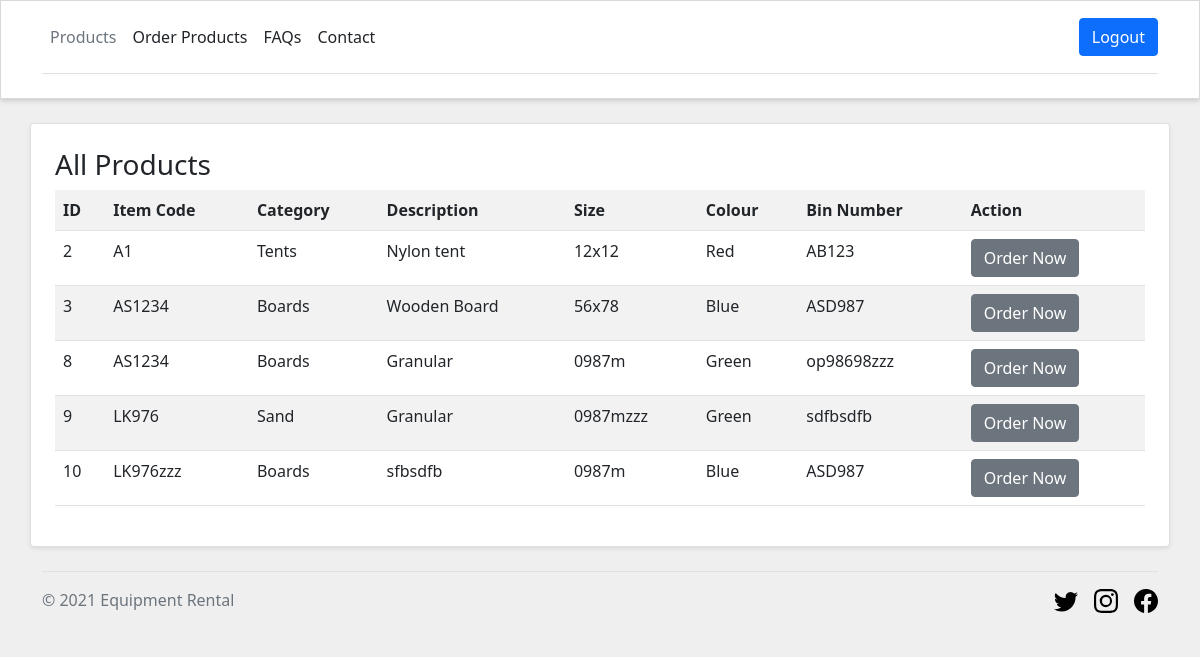
The page / (signed in) on the database its author committed.
### tables this page shows
CREATE TABLE `items` (
  `id` int(11) NOT NULL AUTO_INCREMENT,
  `item_code` varchar(256) DEFAULT NULL,
  `category` text DEFAULT NULL,
  `description` text DEFAULT NULL,
  `size` varchar(256) DEFAULT NULL,
  `color` text DEFAULT NULL,
  `bin_number` varchar(256) DEFAULT NULL,
  `created` timestamp NULL DEFAULT current_timestamp(),
  PRIMARY KEY (`id`)
);

### index.php (the view, shortened to what this page needs)
<?php
require_once("config/db.php");
$query = "SELECT * FROM `items`";
$result = mysqli_query($connection, $query);
?>
<?php require_once("header.php"); ?>
<section>
    <div class="container card rounded bg-white shadow-sm my-4 p-4">
        <h3>All Products</h3>
        <table class="table table-striped table-hover">
            <tr>
                <th>ID</th>
                <th>Item Code</th>
                <th>Category</th>
                <th>Description</th>
                <th>Size</th>
                <th>Colour</th>
                <th>Bin Number</th>
                <?php if(isset($_SESSION['user'])){ ?>
                    <th>Action</th>
                <?php } ?>
            </tr>
            <?php
            if($result->num_rows > 0){
                while($all_products = mysqli_fetch_array($result)){
            ?>
            <tr>
                <td><?php echo $all_products['id']; ?></td>
                <td><?php echo $all_products['item_code']; ?></td>
                <td><?php echo $all_products['category']; ?></td>
                <td><?php echo $all_products['description']; ?></td>
                <td><?php echo $all_products['size']; ?></td>
                <td><?php echo $all_products['color']; ?></td>
                <td><?php echo $all_products['bin_number']; ?></td>
                <td>
                <?php if(isset($_SESSION['user'])){ ?>
                    <a class="btn btn-secondary" href="order_product.php?id=<?php echo $all_products['id']; ?>">Order Now</a></td>
                <?php } ?>
            </tr>
            <?php }} ?>
        </table>
    </div>
</section>
<?php require_once("footer.php"); ?>

### resources/css/site.css (style rules this page uses)
body { background-color: #efefef !important; }

### rows shown on the page
items: id "2", item_code "A1", category "Tents", description "Nylon tent", size "12x12", color "Red", bin_number "AB123"
items: id "3", item_code "AS1234", category "Boards", description "Wooden Board", size "56x78", color "Blue", bin_number "ASD987"
items: id "8", item_code "AS1234", category "Boards", description "Granular", size "0987m", color "Green", bin_number "op98698zzz"
items: id "9", item_code "LK976", category "Sand", description "Granular", size "0987mzzz", color "Green", bin_number "sdfbsdfb"
items: id "10", item_code "LK976zzz", category "Boards", description "sfbsdfb", size "0987m", color "Blue", bin_number "ASD987"
